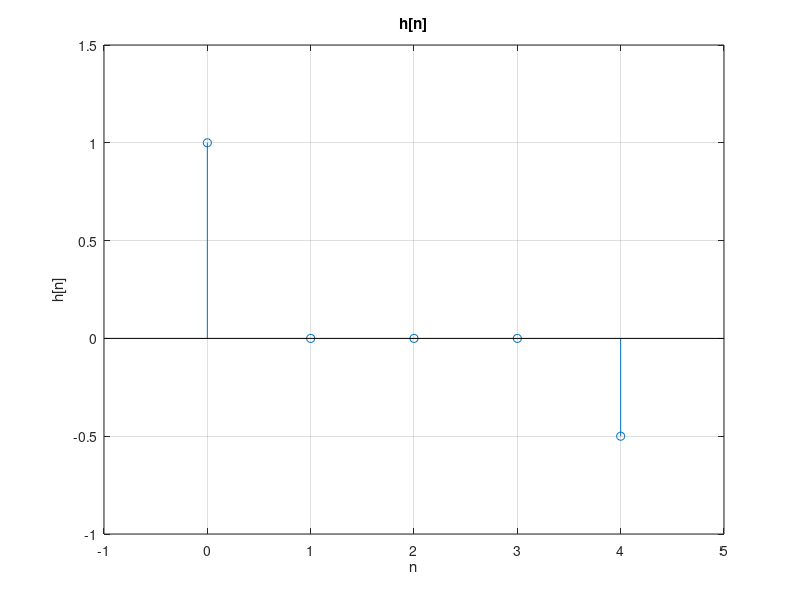

This figure's MATLAB source: (Note: this script raises an error after producing the figure.)
h = [1, 0, 0, 0, -0.5];
n = 0 : 4;
stem(n, h);
xlim([-1, 5]);
ylim([-1, 1.5]);
axis([-1 5 -1 1.5]);
xlabel('n');
ylabel('h[n]');
title('h[n]');
grid;

syms z
H_z = zTransform(h);
[num, den] = numden(H_z);
p = double(solve(den == 0, z));
z = double(solve(num == 0, z));
figure;
zplane(p, z);
title('Zero-pole plot of H(z)');
grid;

NFFT = 256;
h_256 = [h, zeros(1, NFFT - 5)];


fs = 1;
f = fs * (0 : NFFT - 1) / NFFT;
H_256 = fft(h_256, NFFT);
magH = abs(H_256);
phaH = angle(H_256);
figure();
plot(f, magH);
title('|H[k]| vs f');
xlabel('Normalized Frequency')       
ylabel('Amplitude');
axis([0 0.5*fs 0 2.5]);
grid;

figure;
plot(f, phaH);
title('arg(H[k]) vs f');
xlabel('Normalized Frequency')       
ylabel('Phase/Radians');
axis([0 0.5*fs -pi pi]);
grid;
